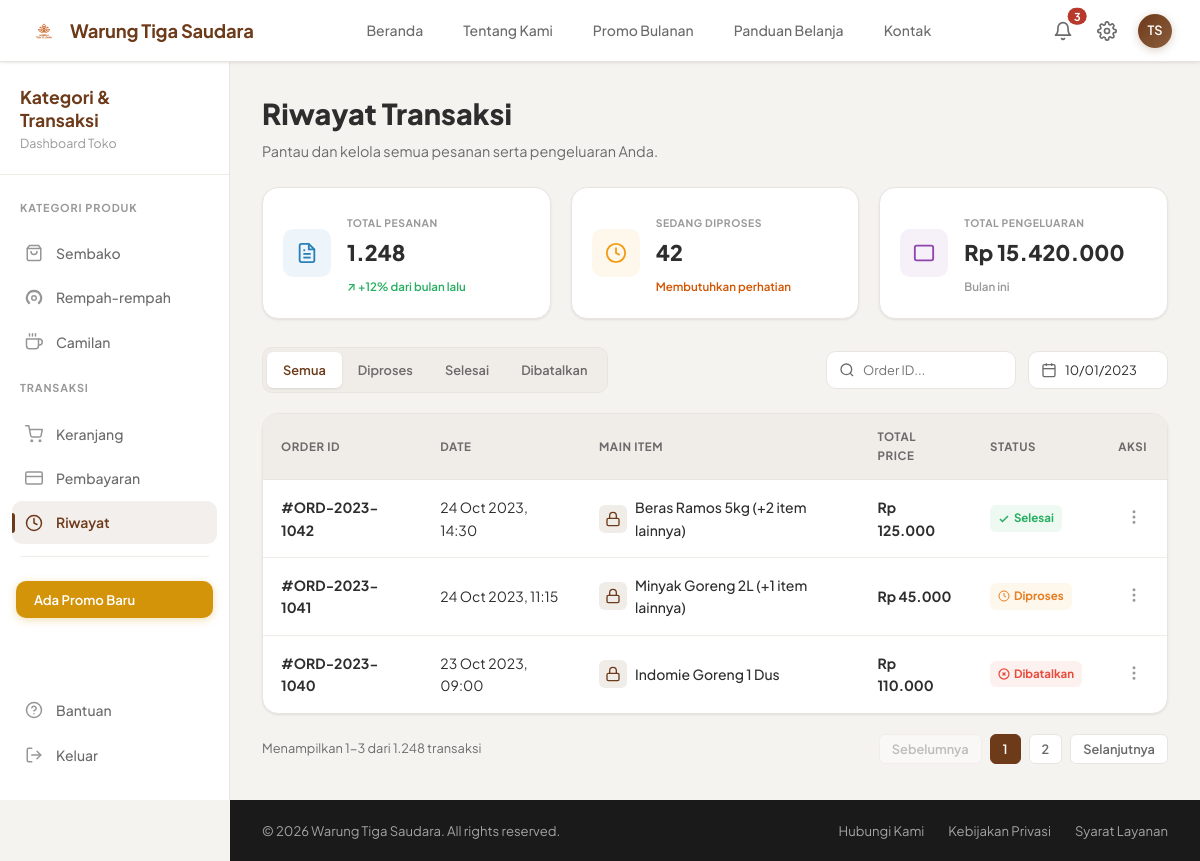
Page /index.php?page=riwayat on the committed database.
### tables this page shows
CREATE TABLE `orders` (
    `id`               INT AUTO_INCREMENT PRIMARY KEY,
    `order_code`       VARCHAR(50)    NOT NULL UNIQUE,
    `order_date`       DATETIME       NOT NULL,
    `total_price`      DECIMAL(10,2)  NOT NULL,
    `shipping_address` TEXT           NOT NULL,
    `payment_method`   VARCHAR(50)    NOT NULL,
    `status`           VARCHAR(50)    NOT NULL,  
    `created_at`       TIMESTAMP      DEFAULT CURRENT_TIMESTAMP
);

### pages/riwayat.php (the view, shortened to what this page needs)
<?php
require_once __DIR__ . '/../db_connect.php';
$selectedStatus = isset($_GET['status']) ? $_GET['status'] : 'Semua';
$searchQuery = isset($_GET['search']) ? trim($_GET['search']) : '';
try {
    $sql = "
        SELECT o.*,
               (SELECT COUNT(*) FROM order_items WHERE order_id = o.id) AS item_count,
               (SELECT product_name FROM order_items WHERE order_id = o.id ORDER BY id ASC LIMIT 1) AS first_item_name
        FROM orders o
        WHERE 1=1
    ";
    $params = [];
    $sql .= " ORDER BY o.order_date DESC, o.id DESC";
    $stmt = $pdo->prepare($sql);
    $stmt->execute($params);
    $orders = $stmt->fetchAll();
    $stmtAllCount = $pdo->query("SELECT COUNT(*) FROM orders");
    $dbAllCount = (int) $stmtAllCount->fetchColumn();
    $totalOrdersStat = 1245 + $dbAllCount;
    $stmtProcCount = $pdo->query("SELECT COUNT(*) FROM orders WHERE status = 'Diproses'");
    $dbProcCount = (int) $stmtProcCount->fetchColumn();
    $processingOrdersStat = 41 + $dbProcCount;
    $stmtSpentSum = $pdo->query("SELECT SUM(total_price) FROM orders WHERE status != 'Dibatalkan'");
    $dbSpentSum = (float) $stmtSpentSum->fetchColumn();
    $totalSpentStat = 15250000 + $dbSpentSum;
} catch (PDOException $e) {
    $orders = [];
    $totalOrdersStat = 1248;
    $processingOrdersStat = 42;
    $totalSpentStat = 15420000;
    error_log('Orders fetch error: ' . $e->getMessage());
}
?>
<div class="history-header fade-in">
    <h1 class="history-header__title">Riwayat Transaksi</h1>
    <p class="history-header__desc">Pantau dan kelola semua pesanan serta pengeluaran Anda.</p>
</div>
<div class="stats-grid fade-in">
    <div class="stat-card">
        <div class="stat-card__icon stat-card__icon--blue">
            <svg viewBox="0 0 24 24" fill="none" stroke="currentColor" stroke-width="2">
                <path d="M14 2H6a2 2 0 00-2 2v16a2 2 0 002 2h12a2 2 0 002-2V8z"/>
                <polyline points="14 2 14 8 20 8"/>
                <line x1="16" y1="13" x2="8" y2="13"/>
                <line x1="16" y1="17" x2="8" y2="17"/>
                <polyline points="10 9 9 9 8 9"/>
            </svg>
        </div>
        <div class="stat-card__content">
            <span class="stat-card__label">TOTAL PESANAN</span>
            <h3 class="stat-card__value"><?= number_format($totalOrdersStat, 0, ',', '.') ?></h3>
            <span class="stat-card__trend text-success">↗ +12% dari bulan lalu</span>
        </div>
    </div>
    <div class="stat-card">
        <div class="stat-card__icon stat-card__icon--yellow">
            <svg viewBox="0 0 24 24" fill="none" stroke="currentColor" stroke-width="2">
                <circle cx="12" cy="12" r="10"/>
                <polyline points="12 6 12 12 16 14"/>
            </svg>
        </div>
        <div class="stat-card__content">
            <span class="stat-card__label">SEDANG DIPROSES</span>
            <h3 class="stat-card__value"><?= $processingOrdersStat ?></h3>
            <span class="stat-card__trend text-warning">Membutuhkan perhatian</span>
        </div>
    </div>
    <div class="stat-card">
        <div class="stat-card__icon stat-card__icon--purple">
            <svg viewBox="0 0 24 24" fill="none" stroke="currentColor" stroke-width="2">
                <rect x="2" y="4" width="20" height="16" rx="2" ry="2"/>
                <line x1="12" y1="18" x2="12" y2="18.01"/>
            </svg>
        </div>
        <div class="stat-card__content">
            <span class="stat-card__label">TOTAL PENGELUARAN</span>
            <h3 class="stat-card__value"><?= formatRupiah($totalSpentStat) ?></h3>
            <span class="stat-card__trend text-muted">Bulan ini</span>
        </div>
    </div>
</div>
<div class="filters-bar fade-in">
    <div class="filters-bar__tabs">
        <?php foreach (['Semua', 'Diproses', 'Selesai', 'Dibatalkan'] as $statusOption): ?>
            <a href="index.php?page=riwayat&status=<?= urlencode($statusOption) ?><?= $searchQuery !== '' ? '&search=' . urlencode($searchQuery) : '' ?>"
               class="filter-tab <?= $selectedStatus === $statusOption ? 'filter-tab--active' : '' ?>">
                <?= $statusOption ?>
            </a>
        <?php endforeach; ?>
    </div>
    <div class="filters-bar__actions">
        <div class="search-box-wrapper">
            <svg viewBox="0 0 24 24" fill="none" stroke="currentColor" stroke-width="2" class="search-box-icon">
                <circle cx="11" cy="11" r="8"/><line x1="21" y1="21" x2="16.65" y2="16.65"/>
            </svg>
            <form action="index.php" method="GET" style="margin:0; display:flex;">
                <input type="text" name="search" class="input-search" placeholder="Order ID..." value="<?= htmlspecialchars($searchQuery) ?>">
            </form>
        </div>
        <div class="date-picker-wrapper">
            <svg viewBox="0 0 24 24" fill="none" stroke="currentColor" stroke-width="2" class="date-picker-icon">
                <rect x="3" y="4" width="18" height="18" rx="2" ry="2"/>
                <line x1="16" y1="2" x2="16" y2="6"/>
                <line x1="8" y1="2" x2="8" y2="6"/>
                <line x1="3" y1="10" x2="21" y2="10"/>
            </svg>
            <input type="text" class="input-date" value="10/01/2023" readonly>
        </div>
    </div>
</div>
<div class="table-container fade-in">
    <table class="history-table">
        <thead>
            <tr>
                <th>ORDER ID</th>
                <th>DATE</th>
                <th>MAIN ITEM</th>
                <th>TOTAL PRICE</th>
                <th>STATUS</th>
                <th style="text-align: right; padding-right: 20px;">AKSI</th>
            </tr>
        </thead>
        <tbody>
            <?php if (!empty($orders)): ?>
                <?php foreach ($orders as $order): ?>
                    <?php
                    $mainItemText = htmlspecialchars($order['first_item_name']);
                    $extraItemsCount = (int) $order['item_count'] - 1;
                    if ($extraItemsCount > 0) {
                        $mainItemText .= " (+{$extraItemsCount} item lainnya)";
                    }
                    $dateTime = new DateTime($order['order_date']);
                    $formattedDate = $dateTime->format('d M Y, H:i');
                    ?>
                    <tr>
                        <td class="td-order-code">#<?= htmlspecialchars($order['order_code']) ?></td>
                        <td><?= $formattedDate ?></td>
                        <td>
                            <div class="main-item-cell">
                                <span class="main-item-icon-wrapper">
                                    <svg viewBox="0 0 24 24" fill="none" stroke="currentColor" stroke-width="2">
                                        <rect x="3" y="11" width="18" height="11" rx="2" ry="2"/>
                                        <path d="M7 11V7a5 5 0 0110 0v4"/>
                                    </svg>
                                </span>
                                <?= $mainItemText ?>
                            </div>
                        </td>
                        <td class="td-price"><?= formatRupiah((float) $order['total_price']) ?></td>
                        <td>
                            <span class="status-badge status-badge--<?= strtolower($order['status']) ?>">
                                <?php if ($order['status'] === 'Diproses'): ?>
                                    <svg viewBox="0 0 24 24" fill="none" stroke="currentColor" stroke-width="2" class="status-badge__icon">
                                        <circle cx="12" cy="12" r="10"/>
                                        <polyline points="12 6 12 12 16 14"/>
                                    </svg>
                                <?php elseif ($order['status'] === 'Dibatalkan'): ?>
                                    <svg viewBox="0 0 24 24" fill="none" stroke="currentColor" stroke-width="2.5" class="status-badge__icon">
                                        <circle cx="12" cy="12" r="10"/><line x1="15" y1="9" x2="9" y2="15"/><line x1="9" y1="9" x2="15" y2="15"/>
                                    </svg>
                                <?php else: ?>
                                    <svg viewBox="0 0 24 24" fill="none" stroke="currentColor" stroke-width="3" class="status-badge__icon">
                                        <polyline points="20 6 9 17 4 12"/>
                                    </svg>
                                <?php endif; ?>
                                <?= htmlspecialchars($order['status']) ?>
                            </span>
                        </td>
                        <td style="text-align: right; padding-right: 20px;">
                            <button class="btn-more-actions" title="Aksi Lainnya">
                                <svg viewBox="0 0 24 24" fill="none" stroke="currentColor" stroke-width="2">
                                    <circle cx="12" cy="12" r="1"/><circle cx="12" cy="5" r="1"/><circle cx="12" cy="19" r="1"/>
                                </svg>
                            </button>
                        </td>
                    </tr>
                <?php endforeach; ?>
            <?php endif; ?>
        </tbody>
    </table>
</div>
<div class="pagination-bar fade-in">
    <span class="pagination-info">Menampilkan 1-<?= count($orders) ?> dari <?= number_format($totalOrdersStat, 0, ',', '.') ?> transaksi</span>
    <div class="pagination-buttons">
        <button class="btn-page" disabled>Sebelumnya</button>
        <button class="btn-page btn-page--active">1</button>
        <button class="btn-page">2</button>
        <button class="btn-page">Selanjutnya</button>
    </div>
</div>

### rows in the picture
orders: order_code "ORD-2023-1042", order_date "24 Oct 2023, 14:30", mainItemText "Beras Ramos 5kg (+2 item lainnya)", total_price "Rp 125.000", status "Selesai"
orders: order_code "ORD-2023-1041", order_date "24 Oct 2023, 11:15", mainItemText "Minyak Goreng 2L (+1 item lainnya)", total_price "Rp 45.000", status "Diproses"
orders: order_code "ORD-2023-1040", order_date "23 Oct 2023, 09:00", mainItemText "Indomie Goreng 1 Dus", total_price "Rp 110.000", status "Dibatalkan"

### other values in the picture
$userInitials "TS"
$totalOrdersStat "1.248"
$processingOrdersStat "42"
formatRupiah($totalSpentStat) "Rp 15.420.000"
$statusOption "Semua"
$statusOption "Diproses"
$statusOption "Selesai"
$statusOption "Dibatalkan"
count($orders) "3"
